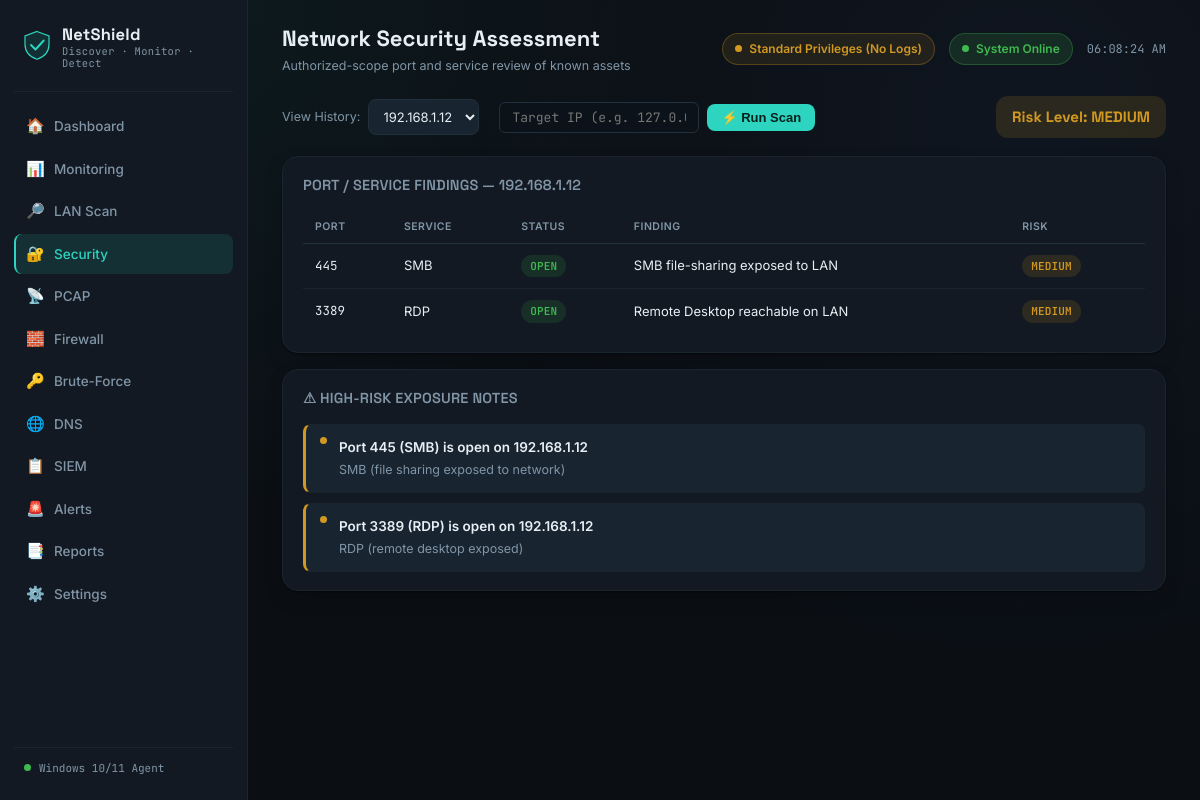
Page /vulnerability on the committed database.
### tables this page shows
CREATE TABLE scan_results (
    id          INTEGER PRIMARY KEY AUTOINCREMENT,
    target      TEXT NOT NULL,
    port        INTEGER,
    service     TEXT,
    port_status TEXT,
    finding     TEXT,
    risk_level  TEXT,
    scanned_at  TEXT
);

### app.py (the view)
@app.route("/vulnerability")
def vulnerability_page():
    targets = vulnerability.known_targets()
    selected = request.args.get("target", targets[0] if targets else None)
    rows = vulnerability.get_scan_results(selected)
    return render_template(
        "vulnerability.html", active="vulnerability",
        targets=targets, selected=selected, rows=rows,
        risk=vulnerability.overall_risk_level(rows),
        flagged=vulnerability.flag_high_risk_ports(rows),
    )

### app.py (called while the page is built)
def is_admin():
    try:
        return ctypes.windll.shell32.IsUserAnAdmin() != 0
    except Exception:
        return False

@app.context_processor
def inject_privileges():
    return dict(is_admin=is_admin())

### database/database.py (called while the page is built)
def get_connection():
    conn = sqlite3.connect(DB_PATH)
    conn.row_factory = sqlite3.Row
    conn.execute("PRAGMA foreign_keys = ON")
    return conn

### modules/vulnerability/vulnerability.py (called while the page is built)
def get_scan_results(target=None):
    conn = get_connection()
    if target:
        rows = conn.execute(
            "SELECT * FROM scan_results WHERE target = ? ORDER BY port", (target,)
        ).fetchall()
    else:
        rows = conn.execute("SELECT * FROM scan_results ORDER BY target, port").fetchall()
    conn.close()
    return [dict(r) for r in rows]

def overall_risk_level(rows=None):
    rows = rows if rows is not None else get_scan_results()
    if not rows:
        return "LOW"
    levels = {r["risk_level"] for r in rows if r["port_status"] == "OPEN"}
    if "HIGH" in levels:
        return "HIGH"
    if "MEDIUM" in levels:
        return "MEDIUM"
    return "LOW"

def known_targets():
    conn = get_connection()
    rows = conn.execute("SELECT DISTINCT target FROM scan_results ORDER BY target").fetchall()
    conn.close()
    return [r["target"] for r in rows]

def flag_high_risk_ports(rows=None):
    rows = rows if rows is not None else get_scan_results()
    flagged = []
    for r in rows:
        if r["port_status"] == "OPEN" and r["port"] in HIGH_RISK_PORTS:
            flagged.append({**r, "risk_note": HIGH_RISK_PORTS[r["port"]]})
    return flagged

### templates/vulnerability.html (shortened to what this page needs)
{% extends "base.html" %}
{% block page_title %}Network Security Assessment{% endblock %}
{% block page_sub %}Authorized-scope port and service review of known assets{% endblock %}
{% block content %}
<div class="btn-row" style="display:flex; justify-content:space-between; width:100%; align-items:center;">
  <div style="display:flex; gap:20px; align-items:center;">
    <form method="GET" style="display:flex; gap:8px; align-items:center;">
      <label for="target" class="text-muted" style="font-size:12.5px;">View History:</label>
      <select name="target" id="target" onchange="this.form.submit()">
        {% for t in targets %}
        <option value="{{ t }}" {{ 'selected' if t == selected }}>{{ t }}</option>
        {% endfor %}
      </select>
    </form>
    <form method="POST" action="{{ url_for('vulnerability_scan') }}" style="display:flex; gap:8px; align-items:center; margin:0;">
      <input type="text" name="target_ip" placeholder="Target IP (e.g. 127.0.0.1)" required style="width:200px; padding:6px 12px; border-radius:6px; border:1px solid #21303D; background:#0B1219; color:#8195A6; font-family:var(--font-mono); font-size:13px;">
      <button class="btn" type="submit" style="padding:6px 14px; font-size:13px; cursor:pointer;">⚡ Run Scan</button>
    </form>
  </div>
  <span class="risk-pill risk-{{ risk }}">Risk Level: {{ risk }}</span>
</div>
<div class="card">
  <div class="card-header"><h2>Port / Service Findings — {{ selected }}</h2></div>
  <div class="table-wrap">
    <table class="data-table">
      <thead><tr><th>Port</th><th>Service</th><th>Status</th><th>Finding</th><th>Risk</th></tr></thead>
      <tbody>
        {% for r in rows %}
        <tr>
          <td class="mono">{{ r.port }}</td>
          <td>{{ r.service }}</td>
          <td>
            {% if r.port_status == 'OPEN' %}
              <span class="badge badge-good">OPEN</span>
            {% else %}
              <span class="badge badge-neutral">CLOSED</span>
            {% endif %}
          </td>
          <td>{{ r.finding }}</td>
          <td>
            <span class="badge {{ 'badge-good' if r.risk_level=='LOW' else ('badge-warn' if r.risk_level=='MEDIUM' else 'badge-bad') }}">{{ r.risk_level }}</span>
          </td>
        </tr>
        {% endfor %}
      </tbody>
    </table>
  </div>
</div>
{% if flagged %}
<div class="card mt-16">
  <div class="card-header"><h2>⚠ High-Risk Exposure Notes</h2></div>
  <div class="feed">
    {% for f in flagged %}
    <div class="feed-item sev-MEDIUM">
      <span class="dot dot-warn"></span>
      <div>
        <div class="feed-title">Port {{ f.port }} ({{ f.service }}) is open on {{ f.target }}</div>
        <div class="feed-desc">{{ f.risk_note }}</div>
      </div>
    </div>
    {% endfor %}
  </div>
</div>
{% endif %}
{% endblock %}

### static/css/style.css (style rules this page uses)
:root { --bg: #0B0F14; --surface: #121922; --surface-alt: #182430; --surface-hover: #1C2A37; --border: #21303D; --border-soft: #1A252F; --text: #E7EEF4; --text-muted: #8195A6; --text-faint: #4A5A68; --accent: #2DD4BF; --accent-soft: rgba(45, 212, 191, 0.12); --accent-2: #5B8DEF; --good: #3FB950; --good-soft: rgba(63, 185, 80, 0.14); --warn: #D29922; --warn-soft: rgba(210, 153, 34, 0.14); --danger: #F85149; --danger-soft: rgba(248, 81, 73, 0.14); --critical: #B855F0; --critical-soft: rgba(184, 85, 240, 0.14); --radius-sm: 8px; --radius-md: 12px; --radius-lg: 16px; --font-display: 'Space Grotesk', sans-serif; --font-body: 'Inter', sans-serif; --font-mono: 'JetBrains Mono', monospace; --shadow-card: 0 1px 2px rgba(0,0,0,0.4), 0 8px 24px -12px rgba(0,0,0,0.5); }
* { box-sizing: border-box; }
html, body { height: 100%; }
body { margin: 0; background: var(--bg); background-image: radial-gradient(circle at 15% 0%, rgba(45,212,191,0.06), transparent 40%), radial-gradient(circle at 85% 15%, rgba(91,141,239,0.05), transparent 45%); color: var(--text); font-family: var(--font-body); font-size: 14px; line-height: 1.5; -webkit-font-smoothing: antialiased; }
.card { background: var(--surface); border: 1px solid var(--border-soft); border-radius: var(--radius-lg); padding: 18px 20px; box-shadow: var(--shadow-card); }
.card-header { display: flex; align-items: center; justify-content: space-between; margin-bottom: 14px; }
.card-header h2 { font-family: var(--font-display); font-size: 14.5px; font-weight: 600; margin: 0; letter-spacing: 0.2px; text-transform: uppercase; color: var(--text-muted); }
.badge { display: inline-flex; align-items: center; gap: 5px; padding: 3px 9px; border-radius: 999px; font-size: 11px; font-weight: 600; letter-spacing: 0.2px; font-family: var(--font-mono); white-space: nowrap; }
.badge-good { background: var(--good-soft); color: var(--good); }
.badge-warn { background: var(--warn-soft); color: var(--warn); }
.dot { width: 7px; height: 7px; border-radius: 50%; display: inline-block; }
.dot-warn { background: var(--warn); }
.table-wrap { overflow-x: auto; }
table.data-table { width: 100%; border-collapse: collapse; font-size: 13px; }
.data-table th { text-align: left; font-size: 10.5px; text-transform: uppercase; letter-spacing: 0.5px; color: var(--text-muted); padding: 8px 12px; border-bottom: 1px solid var(--border); font-weight: 600; }
.data-table td { padding: 11px 12px; border-bottom: 1px solid var(--border-soft); color: var(--text); }
.data-table tr:last-child td { border-bottom: none; }
.mono { font-family: var(--font-mono); font-size: 12.5px; color: var(--text); }
.btn { display: inline-flex; align-items: center; gap: 7px; background: var(--accent); color: #06201C; border: none; padding: 9px 16px; border-radius: var(--radius-sm); font-weight: 600; font-size: 13px; cursor: pointer; transition: filter 0.15s ease, transform 0.05s ease; }
.btn-row { display: flex; gap: 10px; margin-bottom: 18px; flex-wrap: wrap; align-items: center; }
select, input[type=text], input[type=file] { background: var(--surface-alt); border: 1px solid var(--border); color: var(--text); padding: 8px 10px; border-radius: var(--radius-sm); font-family: var(--font-body); font-size: 13px; }
.feed { display: flex; flex-direction: column; gap: 10px; }
.feed-item { display: flex; gap: 12px; align-items: flex-start; padding: 12px 14px; background: var(--surface-alt); border: 1px solid var(--border-soft); border-left: 3px solid var(--border); border-radius: var(--radius-sm); }
.feed-item.sev-medium, .feed-item.sev-MEDIUM { border-left-color: var(--warn); }
.feed-title { font-weight: 600; font-size: 13.5px; margin-bottom: 2px; }
.feed-desc { font-size: 12.5px; color: var(--text-muted); margin-top: 4px; }
.risk-pill { display: inline-flex; align-items: center; gap: 8px; padding: 10px 16px; border-radius: var(--radius-md); font-family: var(--font-display); font-weight: 700; font-size: 15px; }
.risk-MEDIUM { background: var(--warn-soft); color: var(--warn); }
.text-muted { color: var(--text-muted); }
.mt-16 { margin-top: 16px; }

### rows in the picture
scan_results: port "445", service "SMB", port_status "OPEN", finding "SMB file-sharing exposed to LAN", risk_level "MEDIUM", target "192.168.1.12", risk_note "SMB (file sharing exposed to network)"
scan_results: port "3389", service "RDP", port_status "OPEN", finding "Remote Desktop reachable on LAN", risk_level "MEDIUM", target "192.168.1.12", risk_note "RDP (remote desktop exposed)"

### other values in the picture
{{ risk }} "MEDIUM"
{{ selected }} "192.168.1.12"
form field target "192.168.1.12"
